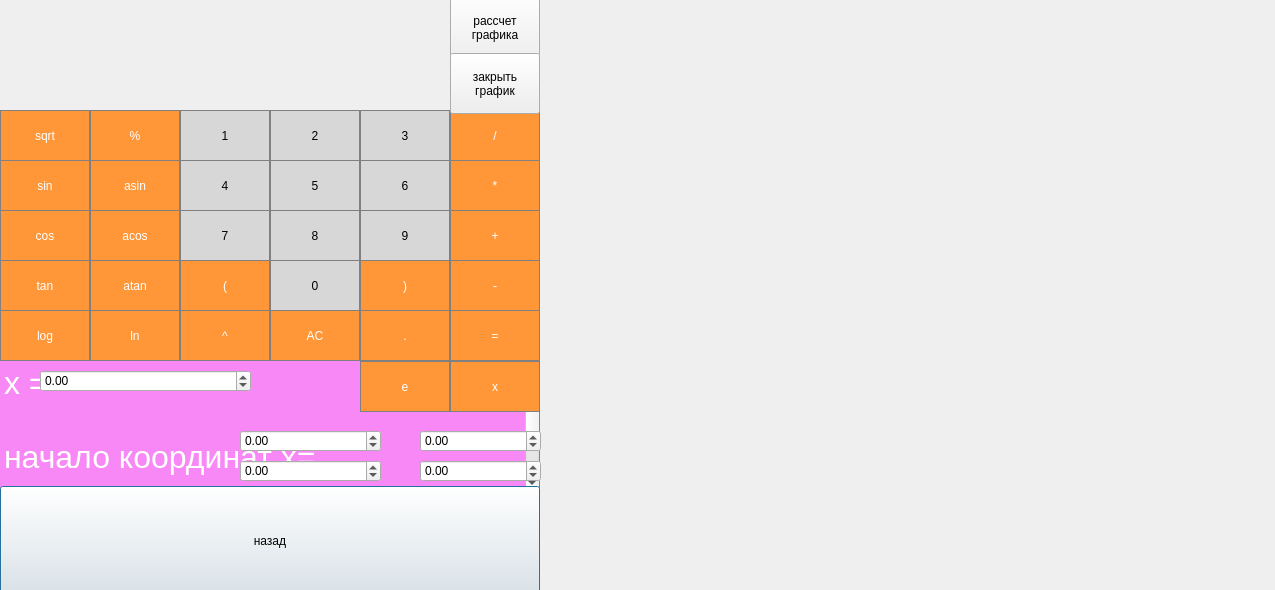
<?xml version="1.0" encoding="UTF-8"?>
<ui version="4.0">
 <class>defoltwindow</class>
 <widget class="QDialog" name="defoltwindow">
  <property name="enabled">
   <bool>true</bool>
  </property>
  <property name="geometry">
   <rect>
    <x>0</x>
    <y>0</y>
    <width>1275</width>
    <height>590</height>
   </rect>
  </property>
  <property name="windowTitle">
   <string>дефолтный калькулятор</string>
  </property>
  <widget class="QPushButton" name="back">
   <property name="enabled">
    <bool>true</bool>
   </property>
   <property name="geometry">
    <rect>
     <x>0</x>
     <y>486</y>
     <width>540</width>
     <height>109</height>
    </rect>
   </property>
   <property name="text">
    <string>назад</string>
   </property>
  </widget>
  <widget class="QPushButton" name="num0">
   <property name="geometry">
    <rect>
     <x>270</x>
     <y>260</y>
     <width>90</width>
     <height>51</height>
    </rect>
   </property>
   <property name="styleSheet">
    <string notr="true">QPushButton {
  background-color: rgb(215, 215, 215);
  border: 1px solid gray;
}
QPushButton:pressed {
    background-color: qlineargradient(x1: 0, y1: 0, x2: 0, y2: 1,
                                      stop: 0 #BEBEBE, stop: 1 #D7D7D7);
}</string>
   </property>
   <property name="text">
    <string>0</string>
   </property>
   <property name="shortcut">
    <string>0</string>
   </property>
   <attribute name="buttonGroup">
    <string notr="true">digits</string>
   </attribute>
  </widget>
  <widget class="QPushButton" name="button_sqrt">
   <property name="geometry">
    <rect>
     <x>0</x>
     <y>110</y>
     <width>90</width>
     <height>51</height>
    </rect>
   </property>
   <property name="styleSheet">
    <string notr="true">QPushButton {
  background-color: rgb(255, 151, 57);
  color: white; 
  border: 1px solid gray;
}

QPushButton:pressed {
    background-color: qlineargradient(x1: 0, y1: 0, x2: 0, y2: 1,
                                      stop: 0 #FF7832, stop: 1 #FF9739);
}</string>
   </property>
   <property name="text">
    <string>sqrt</string>
   </property>
   <property name="shortcut">
    <string>Q</string>
   </property>
   <attribute name="buttonGroup">
    <string notr="true">function_buttons</string>
   </attribute>
  </widget>
  <widget class="QPushButton" name="num7">
   <property name="geometry">
    <rect>
     <x>180</x>
     <y>210</y>
     <width>90</width>
     <height>51</height>
    </rect>
   </property>
   <property name="styleSheet">
    <string notr="true">QPushButton {
  background-color: rgb(215, 215, 215);
  border: 1px solid gray;
}
QPushButton:pressed {
    background-color: qlineargradient(x1: 0, y1: 0, x2: 0, y2: 1,
                                      stop: 0 #BEBEBE, stop: 1 #D7D7D7);
}</string>
   </property>
   <property name="text">
    <string>7</string>
   </property>
   <property name="shortcut">
    <string>7</string>
   </property>
   <attribute name="buttonGroup">
    <string notr="true">digits</string>
   </attribute>
  </widget>
  <widget class="QPushButton" name="num3">
   <property name="geometry">
    <rect>
     <x>360</x>
     <y>110</y>
     <width>90</width>
     <height>51</height>
    </rect>
   </property>
   <property name="styleSheet">
    <string notr="true">QPushButton {
  background-color: rgb(215, 215, 215);
  border: 1px solid gray;
}
QPushButton:pressed {
    background-color: qlineargradient(x1: 0, y1: 0, x2: 0, y2: 1,
                                      stop: 0 #BEBEBE, stop: 1 #D7D7D7);
}</string>
   </property>
   <property name="text">
    <string>3</string>
   </property>
   <property name="shortcut">
    <string>3</string>
   </property>
   <attribute name="buttonGroup">
    <string notr="true">digits</string>
   </attribute>
  </widget>
  <widget class="QPushButton" name="plus">
   <property name="geometry">
    <rect>
     <x>450</x>
     <y>210</y>
     <width>90</width>
     <height>51</height>
    </rect>
   </property>
   <property name="styleSheet">
    <string notr="true">QPushButton {
  background-color: rgb(255, 151, 57);
  color: white; 
  border: 1px solid gray;
}

QPushButton:pressed {
    background-color: qlineargradient(x1: 0, y1: 0, x2: 0, y2: 1,
                                      stop: 0 #FF7832, stop: 1 #FF9739);
}</string>
   </property>
   <property name="text">
    <string>+</string>
   </property>
   <property name="shortcut">
    <string>+</string>
   </property>
   <attribute name="buttonGroup">
    <string notr="true">operation_buttons</string>
   </attribute>
  </widget>
  <widget class="QPushButton" name="button_mod">
   <property name="geometry">
    <rect>
     <x>90</x>
     <y>110</y>
     <width>90</width>
     <height>51</height>
    </rect>
   </property>
   <property name="styleSheet">
    <string notr="true">QPushButton {
  background-color: rgb(255, 151, 57);
  color: white; 
  border: 1px solid gray;
}

QPushButton:pressed {
    background-color: qlineargradient(x1: 0, y1: 0, x2: 0, y2: 1,
                                      stop: 0 #FF7832, stop: 1 #FF9739);
}</string>
   </property>
   <property name="text">
    <string>%</string>
   </property>
   <property name="shortcut">
    <string>%</string>
   </property>
   <attribute name="buttonGroup">
    <string notr="true">operation_buttons</string>
   </attribute>
  </widget>
  <widget class="QPushButton" name="num9">
   <property name="geometry">
    <rect>
     <x>360</x>
     <y>210</y>
     <width>90</width>
     <height>51</height>
    </rect>
   </property>
   <property name="styleSheet">
    <string notr="true">QPushButton {
  background-color: rgb(215, 215, 215);
  border: 1px solid gray;
}
QPushButton:pressed {
    background-color: qlineargradient(x1: 0, y1: 0, x2: 0, y2: 1,
                                      stop: 0 #BEBEBE, stop: 1 #D7D7D7);
}</string>
   </property>
   <property name="text">
    <string>9</string>
   </property>
   <property name="shortcut">
    <string>9</string>
   </property>
   <attribute name="buttonGroup">
    <string notr="true">digits</string>
   </attribute>
  </widget>
  <widget class="QPushButton" name="button_sin">
   <property name="geometry">
    <rect>
     <x>0</x>
     <y>160</y>
     <width>90</width>
     <height>51</height>
    </rect>
   </property>
   <property name="styleSheet">
    <string notr="true">QPushButton {
  background-color: rgb(255, 151, 57);
  color: white; 
  border: 1px solid gray;
}

QPushButton:pressed {
    background-color: qlineargradient(x1: 0, y1: 0, x2: 0, y2: 1,
                                      stop: 0 #FF7832, stop: 1 #FF9739);
}</string>
   </property>
   <property name="text">
    <string>sin</string>
   </property>
   <property name="shortcut">
    <string>S</string>
   </property>
   <attribute name="buttonGroup">
    <string notr="true">function_buttons</string>
   </attribute>
  </widget>
  <widget class="QPushButton" name="mult">
   <property name="geometry">
    <rect>
     <x>450</x>
     <y>160</y>
     <width>90</width>
     <height>51</height>
    </rect>
   </property>
   <property name="styleSheet">
    <string notr="true">QPushButton {
  background-color: rgb(255, 151, 57);
  color: white; 
  border: 1px solid gray;
}

QPushButton:pressed {
    background-color: qlineargradient(x1: 0, y1: 0, x2: 0, y2: 1,
                                      stop: 0 #FF7832, stop: 1 #FF9739);
}</string>
   </property>
   <property name="text">
    <string>*</string>
   </property>
   <property name="shortcut">
    <string>*</string>
   </property>
   <attribute name="buttonGroup">
    <string notr="true">operation_buttons</string>
   </attribute>
  </widget>
  <widget class="QPushButton" name="button_atan">
   <property name="geometry">
    <rect>
     <x>90</x>
     <y>260</y>
     <width>90</width>
     <height>51</height>
    </rect>
   </property>
   <property name="styleSheet">
    <string notr="true">QPushButton {
  background-color: rgb(255, 151, 57);
  color: white; 
  border: 1px solid gray;
}

QPushButton:pressed {
    background-color: qlineargradient(x1: 0, y1: 0, x2: 0, y2: 1,
                                      stop: 0 #FF7832, stop: 1 #FF9739);
}</string>
   </property>
   <property name="text">
    <string>atan</string>
   </property>
   <attribute name="buttonGroup">
    <string notr="true">function_buttons</string>
   </attribute>
  </widget>
  <widget class="QPushButton" name="num2">
   <property name="geometry">
    <rect>
     <x>270</x>
     <y>110</y>
     <width>90</width>
     <height>51</height>
    </rect>
   </property>
   <property name="styleSheet">
    <string notr="true">QPushButton {
  background-color: rgb(215, 215, 215);
  border: 1px solid gray;
}
QPushButton:pressed {
    background-color: qlineargradient(x1: 0, y1: 0, x2: 0, y2: 1,
                                      stop: 0 #BEBEBE, stop: 1 #D7D7D7);
}</string>
   </property>
   <property name="text">
    <string>2</string>
   </property>
   <property name="shortcut">
    <string>2</string>
   </property>
   <attribute name="buttonGroup">
    <string notr="true">digits</string>
   </attribute>
  </widget>
  <widget class="QPushButton" name="button_feft_bracket">
   <property name="geometry">
    <rect>
     <x>180</x>
     <y>260</y>
     <width>90</width>
     <height>51</height>
    </rect>
   </property>
   <property name="styleSheet">
    <string notr="true">QPushButton {
  background-color: rgb(255, 151, 57);
  color: white; 
  border: 1px solid gray;
}

QPushButton:pressed {
    background-color: qlineargradient(x1: 0, y1: 0, x2: 0, y2: 1,
                                      stop: 0 #FF7832, stop: 1 #FF9739);
}</string>
   </property>
   <property name="text">
    <string>(</string>
   </property>
   <property name="shortcut">
    <string>(</string>
   </property>
   <attribute name="buttonGroup">
    <string notr="true">digits</string>
   </attribute>
  </widget>
  <widget class="QPushButton" name="button_tan">
   <property name="geometry">
    <rect>
     <x>0</x>
     <y>260</y>
     <width>90</width>
     <height>51</height>
    </rect>
   </property>
   <property name="styleSheet">
    <string notr="true">QPushButton {
  background-color: rgb(255, 151, 57);
  color: white; 
  border: 1px solid gray;
}

QPushButton:pressed {
    background-color: qlineargradient(x1: 0, y1: 0, x2: 0, y2: 1,
                                      stop: 0 #FF7832, stop: 1 #FF9739);
}</string>
   </property>
   <property name="text">
    <string>tan</string>
   </property>
   <property name="shortcut">
    <string>T</string>
   </property>
   <attribute name="buttonGroup">
    <string notr="true">function_buttons</string>
   </attribute>
  </widget>
  <widget class="QPushButton" name="button_asin">
   <property name="geometry">
    <rect>
     <x>90</x>
     <y>160</y>
     <width>90</width>
     <height>51</height>
    </rect>
   </property>
   <property name="styleSheet">
    <string notr="true">QPushButton {
  background-color: rgb(255, 151, 57);
  color: white; 
  border: 1px solid gray;
}

QPushButton:pressed {
    background-color: qlineargradient(x1: 0, y1: 0, x2: 0, y2: 1,
                                      stop: 0 #FF7832, stop: 1 #FF9739);
}</string>
   </property>
   <property name="text">
    <string>asin</string>
   </property>
   <attribute name="buttonGroup">
    <string notr="true">function_buttons</string>
   </attribute>
  </widget>
  <widget class="QPushButton" name="result">
   <property name="geometry">
    <rect>
     <x>450</x>
     <y>310</y>
     <width>90</width>
     <height>51</height>
    </rect>
   </property>
   <property name="styleSheet">
    <string notr="true">QPushButton {
  background-color: rgb(255, 151, 57);
  color: white; 
  border: 1px solid gray;
}

QPushButton:pressed {
    background-color: qlineargradient(x1: 0, y1: 0, x2: 0, y2: 1,
                                      stop: 0 #FF7832, stop: 1 #FF9739);
}</string>
   </property>
   <property name="text">
    <string>=</string>
   </property>
   <property name="shortcut">
    <string>Return</string>
   </property>
  </widget>
  <widget class="QPushButton" name="button_point">
   <property name="geometry">
    <rect>
     <x>360</x>
     <y>310</y>
     <width>90</width>
     <height>51</height>
    </rect>
   </property>
   <property name="styleSheet">
    <string notr="true">QPushButton {
  background-color: rgb(255, 151, 57);
  color: white; 
  border: 1px solid gray;
}

QPushButton:pressed {
    background-color: qlineargradient(x1: 0, y1: 0, x2: 0, y2: 1,
                                      stop: 0 #FF7832, stop: 1 #FF9739);
}</string>
   </property>
   <property name="text">
    <string>.</string>
   </property>
   <property name="shortcut">
    <string>.</string>
   </property>
   <attribute name="buttonGroup">
    <string notr="true">operation_buttons</string>
   </attribute>
  </widget>
  <widget class="QPushButton" name="num8">
   <property name="geometry">
    <rect>
     <x>270</x>
     <y>210</y>
     <width>90</width>
     <height>51</height>
    </rect>
   </property>
   <property name="styleSheet">
    <string notr="true">QPushButton {
  background-color: rgb(215, 215, 215);
  border: 1px solid gray;
}
QPushButton:pressed {
    background-color: qlineargradient(x1: 0, y1: 0, x2: 0, y2: 1,
                                      stop: 0 #BEBEBE, stop: 1 #D7D7D7);
}</string>
   </property>
   <property name="text">
    <string>8</string>
   </property>
   <property name="shortcut">
    <string>8</string>
   </property>
   <attribute name="buttonGroup">
    <string notr="true">digits</string>
   </attribute>
  </widget>
  <widget class="QPushButton" name="button_acos">
   <property name="geometry">
    <rect>
     <x>90</x>
     <y>210</y>
     <width>90</width>
     <height>51</height>
    </rect>
   </property>
   <property name="styleSheet">
    <string notr="true">QPushButton {
  background-color: rgb(255, 151, 57);
  color: white; 
  border: 1px solid gray;
}

QPushButton:pressed {
    background-color: qlineargradient(x1: 0, y1: 0, x2: 0, y2: 1,
                                      stop: 0 #FF7832, stop: 1 #FF9739);
}</string>
   </property>
   <property name="text">
    <string>acos</string>
   </property>
   <attribute name="buttonGroup">
    <string notr="true">function_buttons</string>
   </attribute>
  </widget>
  <widget class="QPushButton" name="division">
   <property name="geometry">
    <rect>
     <x>450</x>
     <y>110</y>
     <width>90</width>
     <height>51</height>
    </rect>
   </property>
   <property name="styleSheet">
    <string notr="true">QPushButton {
  background-color: rgb(255, 151, 57);
  color: white; 
  border: 1px solid gray;
}

QPushButton:pressed {
    background-color: qlineargradient(x1: 0, y1: 0, x2: 0, y2: 1,
                                      stop: 0 #FF7832, stop: 1 #FF9739);
}</string>
   </property>
   <property name="text">
    <string>/</string>
   </property>
   <property name="shortcut">
    <string>/</string>
   </property>
   <attribute name="buttonGroup">
    <string notr="true">operation_buttons</string>
   </attribute>
  </widget>
  <widget class="QPushButton" name="button_log">
   <property name="geometry">
    <rect>
     <x>0</x>
     <y>310</y>
     <width>90</width>
     <height>51</height>
    </rect>
   </property>
   <property name="styleSheet">
    <string notr="true">QPushButton {
  background-color: rgb(255, 151, 57);
  color: white; 
  border: 1px solid gray;
}

QPushButton:pressed {
    background-color: qlineargradient(x1: 0, y1: 0, x2: 0, y2: 1,
                                      stop: 0 #FF7832, stop: 1 #FF9739);
}</string>
   </property>
   <property name="text">
    <string>log</string>
   </property>
   <property name="shortcut">
    <string>G</string>
   </property>
   <attribute name="buttonGroup">
    <string notr="true">function_buttons</string>
   </attribute>
  </widget>
  <widget class="QPushButton" name="button_pow">
   <property name="geometry">
    <rect>
     <x>180</x>
     <y>310</y>
     <width>90</width>
     <height>51</height>
    </rect>
   </property>
   <property name="styleSheet">
    <string notr="true">QPushButton {
  background-color: rgb(255, 151, 57);
  color: white; 
  border: 1px solid gray;
}

QPushButton:pressed {
    background-color: qlineargradient(x1: 0, y1: 0, x2: 0, y2: 1,
                                      stop: 0 #FF7832, stop: 1 #FF9739);
}</string>
   </property>
   <property name="text">
    <string>^</string>
   </property>
   <property name="shortcut">
    <string>^</string>
   </property>
   <attribute name="buttonGroup">
    <string notr="true">function_buttons</string>
   </attribute>
  </widget>
  <widget class="QPushButton" name="button_cos">
   <property name="geometry">
    <rect>
     <x>0</x>
     <y>210</y>
     <width>90</width>
     <height>51</height>
    </rect>
   </property>
   <property name="styleSheet">
    <string notr="true">QPushButton {
  background-color: rgb(255, 151, 57);
  color: white; 
  border: 1px solid gray;
}

QPushButton:pressed {
    background-color: qlineargradient(x1: 0, y1: 0, x2: 0, y2: 1,
                                      stop: 0 #FF7832, stop: 1 #FF9739);
}</string>
   </property>
   <property name="text">
    <string>cos</string>
   </property>
   <property name="shortcut">
    <string>C</string>
   </property>
   <attribute name="buttonGroup">
    <string notr="true">function_buttons</string>
   </attribute>
  </widget>
  <widget class="QPushButton" name="button_ln">
   <property name="geometry">
    <rect>
     <x>90</x>
     <y>310</y>
     <width>90</width>
     <height>51</height>
    </rect>
   </property>
   <property name="styleSheet">
    <string notr="true">QPushButton {
  background-color: rgb(255, 151, 57);
  color: white; 
  border: 1px solid gray;
}

QPushButton:pressed {
    background-color: qlineargradient(x1: 0, y1: 0, x2: 0, y2: 1,
                                      stop: 0 #FF7832, stop: 1 #FF9739);
}</string>
   </property>
   <property name="text">
    <string>ln</string>
   </property>
   <property name="shortcut">
    <string>L</string>
   </property>
   <attribute name="buttonGroup">
    <string notr="true">function_buttons</string>
   </attribute>
  </widget>
  <widget class="QPushButton" name="num6">
   <property name="geometry">
    <rect>
     <x>360</x>
     <y>160</y>
     <width>90</width>
     <height>51</height>
    </rect>
   </property>
   <property name="styleSheet">
    <string notr="true">QPushButton {
  background-color: rgb(215, 215, 215);
  border: 1px solid gray;
}
QPushButton:pressed {
    background-color: qlineargradient(x1: 0, y1: 0, x2: 0, y2: 1,
                                      stop: 0 #BEBEBE, stop: 1 #D7D7D7);
}</string>
   </property>
   <property name="text">
    <string>6</string>
   </property>
   <property name="shortcut">
    <string>6</string>
   </property>
   <attribute name="buttonGroup">
    <string notr="true">digits</string>
   </attribute>
  </widget>
  <widget class="QPushButton" name="delete_btn">
   <property name="geometry">
    <rect>
     <x>270</x>
     <y>310</y>
     <width>90</width>
     <height>51</height>
    </rect>
   </property>
   <property name="styleSheet">
    <string notr="true">QPushButton {
  background-color: rgb(255, 151, 57);
  color: white; 
  border: 1px solid gray;
}

QPushButton:pressed {
    background-color: qlineargradient(x1: 0, y1: 0, x2: 0, y2: 1,
                                      stop: 0 #FF7832, stop: 1 #FF9739);
}</string>
   </property>
   <property name="text">
    <string>AC</string>
   </property>
   <property name="shortcut">
    <string>Backspace</string>
   </property>
  </widget>
  <widget class="QPushButton" name="num4">
   <property name="geometry">
    <rect>
     <x>180</x>
     <y>160</y>
     <width>90</width>
     <height>51</height>
    </rect>
   </property>
   <property name="styleSheet">
    <string notr="true">QPushButton {
  background-color: rgb(215, 215, 215);
  border: 1px solid gray;
}
QPushButton:pressed {
    background-color: qlineargradient(x1: 0, y1: 0, x2: 0, y2: 1,
                                      stop: 0 #BEBEBE, stop: 1 #D7D7D7);
}</string>
   </property>
   <property name="text">
    <string>4</string>
   </property>
   <property name="shortcut">
    <string>4</string>
   </property>
   <attribute name="buttonGroup">
    <string notr="true">digits</string>
   </attribute>
  </widget>
  <widget class="QPushButton" name="num5">
   <property name="geometry">
    <rect>
     <x>270</x>
     <y>160</y>
     <width>90</width>
     <height>51</height>
    </rect>
   </property>
   <property name="styleSheet">
    <string notr="true">QPushButton {
  background-color: rgb(215, 215, 215);
  border: 1px solid gray;
}
QPushButton:pressed {
    background-color: qlineargradient(x1: 0, y1: 0, x2: 0, y2: 1,
                                      stop: 0 #BEBEBE, stop: 1 #D7D7D7);
}</string>
   </property>
   <property name="text">
    <string>5</string>
   </property>
   <property name="shortcut">
    <string>5</string>
   </property>
   <attribute name="buttonGroup">
    <string notr="true">digits</string>
   </attribute>
  </widget>
  <widget class="QPushButton" name="button_right_bracket">
   <property name="geometry">
    <rect>
     <x>360</x>
     <y>260</y>
     <width>90</width>
     <height>51</height>
    </rect>
   </property>
   <property name="styleSheet">
    <string notr="true">QPushButton {
  background-color: rgb(255, 151, 57);
  color: white; 
  border: 1px solid gray;
}

QPushButton:pressed {
    background-color: qlineargradient(x1: 0, y1: 0, x2: 0, y2: 1,
                                      stop: 0 #FF7832, stop: 1 #FF9739);
}</string>
   </property>
   <property name="text">
    <string>)</string>
   </property>
   <property name="shortcut">
    <string>)</string>
   </property>
   <attribute name="buttonGroup">
    <string notr="true">digits</string>
   </attribute>
  </widget>
  <widget class="QPushButton" name="num1">
   <property name="geometry">
    <rect>
     <x>180</x>
     <y>110</y>
     <width>90</width>
     <height>51</height>
    </rect>
   </property>
   <property name="styleSheet">
    <string notr="true">QPushButton {
  background-color: rgb(215, 215, 215);
  border: 1px solid gray;
}
QPushButton:pressed {
    background-color: qlineargradient(x1: 0, y1: 0, x2: 0, y2: 1,
                                      stop: 0 #BEBEBE, stop: 1 #D7D7D7);
}</string>
   </property>
   <property name="text">
    <string>1</string>
   </property>
   <property name="shortcut">
    <string>1</string>
   </property>
   <attribute name="buttonGroup">
    <string notr="true">digits</string>
   </attribute>
  </widget>
  <widget class="QLabel" name="result_number">
   <property name="geometry">
    <rect>
     <x>-10</x>
     <y>0</y>
     <width>461</width>
     <height>111</height>
    </rect>
   </property>
   <property name="font">
    <font>
     <pointsize>25</pointsize>
    </font>
   </property>
   <property name="layoutDirection">
    <enum>Qt::RightToLeft</enum>
   </property>
   <property name="autoFillBackground">
    <bool>false</bool>
   </property>
   <property name="styleSheet">
    <string notr="true">QLabel {
  qproperty-alignment: 'AlignVCenter | AlignRight';
  border: 1px solid gray;
}

background-color : white;</string>
   </property>
   <property name="text">
    <string/>
   </property>
   <property name="alignment">
    <set>Qt::AlignRight|Qt::AlignTrailing|Qt::AlignVCenter</set>
   </property>
  </widget>
  <widget class="QPushButton" name="minus">
   <property name="geometry">
    <rect>
     <x>450</x>
     <y>260</y>
     <width>90</width>
     <height>51</height>
    </rect>
   </property>
   <property name="styleSheet">
    <string notr="true">QPushButton {
  background-color: rgb(255, 151, 57);
  color: white; 
  border: 1px solid gray;
}

QPushButton:pressed {
    background-color: qlineargradient(x1: 0, y1: 0, x2: 0, y2: 1,
                                      stop: 0 #FF7832, stop: 1 #FF9739);
}</string>
   </property>
   <property name="text">
    <string>-</string>
   </property>
   <property name="shortcut">
    <string>-</string>
   </property>
   <attribute name="buttonGroup">
    <string notr="true">operation_buttons</string>
   </attribute>
  </widget>
  <widget class="QPushButton" name="graf_open">
   <property name="geometry">
    <rect>
     <x>450</x>
     <y>-8</y>
     <width>90</width>
     <height>71</height>
    </rect>
   </property>
   <property name="text">
    <string>рассчет
графика</string>
   </property>
  </widget>
  <widget class="QDoubleSpinBox" name="result_x">
   <property name="geometry">
    <rect>
     <x>40</x>
     <y>370</y>
     <width>211</width>
     <height>22</height>
    </rect>
   </property>
   <property name="minimum">
    <double>-999999999999999983222784.000000000000000</double>
   </property>
   <property name="maximum">
    <double>100000000000000004764729344.000000000000000</double>
   </property>
  </widget>
  <widget class="QTextBrowser" name="textBrowser">
   <property name="geometry">
    <rect>
     <x>-1</x>
     <y>360</y>
     <width>541</width>
     <height>131</height>
    </rect>
   </property>
   <property name="styleSheet">
    <string notr="true">QTextBrowser {

	background-color: rgba(255, 34, 251, 128);
  color: white;
  border: 1px solid gray;
}</string>
   </property>
   <property name="html">
    <string>&lt;!DOCTYPE HTML PUBLIC &quot;-//W3C//DTD HTML 4.0//EN&quot; &quot;http://www.w3.org/TR/REC-html40/strict.dtd&quot;&gt;
&lt;html&gt;&lt;head&gt;&lt;meta name=&quot;qrichtext&quot; content=&quot;1&quot; /&gt;&lt;meta charset=&quot;utf-8&quot; /&gt;&lt;style type=&quot;text/css&quot;&gt;
p, li { white-space: pre-wrap; }
&lt;/style&gt;&lt;/head&gt;&lt;body style=&quot; font-family:'.AppleSystemUIFont'; font-size:13pt; font-weight:400; font-style:normal;&quot;&gt;
&lt;p style=&quot; margin-top:0px; margin-bottom:0px; margin-left:0px; margin-right:0px; -qt-block-indent:0; text-indent:0px;&quot;&gt;&lt;span style=&quot; font-size:24pt;&quot;&gt;x =&lt;/span&gt;&lt;/p&gt;
&lt;p style=&quot;-qt-paragraph-type:empty; margin-top:0px; margin-bottom:0px; margin-left:0px; margin-right:0px; -qt-block-indent:0; text-indent:0px; font-size:24pt;&quot;&gt;&lt;br /&gt;&lt;/p&gt;
&lt;p style=&quot; margin-top:0px; margin-bottom:0px; margin-left:0px; margin-right:0px; -qt-block-indent:0; text-indent:0px;&quot;&gt;&lt;span style=&quot; font-size:24pt;&quot;&gt;начало координат x=                            y=&lt;/span&gt;&lt;/p&gt;
&lt;p style=&quot; margin-top:0px; margin-bottom:0px; margin-left:0px; margin-right:0px; -qt-block-indent:0; text-indent:0px;&quot;&gt;&lt;span style=&quot; font-size:24pt;&quot;&gt;конец  координат  x=                            y=&lt;/span&gt;&lt;/p&gt;&lt;/body&gt;&lt;/html&gt;</string>
   </property>
  </widget>
  <widget class="QPushButton" name="but_x">
   <property name="geometry">
    <rect>
     <x>450</x>
     <y>361</y>
     <width>90</width>
     <height>51</height>
    </rect>
   </property>
   <property name="styleSheet">
    <string notr="true">QPushButton {
  background-color: rgb(255, 151, 57);
  color: white; 
  border: 1px solid gray;
}

QPushButton:pressed {
    background-color: qlineargradient(x1: 0, y1: 0, x2: 0, y2: 1,
                                      stop: 0 #FF7832, stop: 1 #FF9739);
}</string>
   </property>
   <property name="text">
    <string>x</string>
   </property>
   <property name="shortcut">
    <string>X</string>
   </property>
   <attribute name="buttonGroup">
    <string notr="true">operation_buttons</string>
   </attribute>
  </widget>
  <widget class="QDoubleSpinBox" name="result_x_min">
   <property name="geometry">
    <rect>
     <x>240</x>
     <y>430</y>
     <width>141</width>
     <height>22</height>
    </rect>
   </property>
   <property name="minimum">
    <double>-1000000.000000000000000</double>
   </property>
   <property name="maximum">
    <double>1000000.000000000000000</double>
   </property>
  </widget>
  <widget class="QDoubleSpinBox" name="result_x_max">
   <property name="geometry">
    <rect>
     <x>240</x>
     <y>460</y>
     <width>141</width>
     <height>22</height>
    </rect>
   </property>
   <property name="minimum">
    <double>-1000000.000000000000000</double>
   </property>
   <property name="maximum">
    <double>1000000.000000000000000</double>
   </property>
  </widget>
  <widget class="QDoubleSpinBox" name="result_y_min">
   <property name="geometry">
    <rect>
     <x>420</x>
     <y>430</y>
     <width>121</width>
     <height>22</height>
    </rect>
   </property>
   <property name="minimum">
    <double>-1000000.000000000000000</double>
   </property>
   <property name="maximum">
    <double>1000000.000000000000000</double>
   </property>
  </widget>
  <widget class="QDoubleSpinBox" name="result_y_max">
   <property name="geometry">
    <rect>
     <x>420</x>
     <y>460</y>
     <width>121</width>
     <height>22</height>
    </rect>
   </property>
   <property name="minimum">
    <double>-1000000.000000000000000</double>
   </property>
   <property name="maximum">
    <double>1000000.000000000000000</double>
   </property>
  </widget>
  <widget class="QPushButton" name="but_ex">
   <property name="geometry">
    <rect>
     <x>360</x>
     <y>361</y>
     <width>90</width>
     <height>51</height>
    </rect>
   </property>
   <property name="styleSheet">
    <string notr="true">QPushButton {
  background-color: rgb(255, 151, 57);
  color: white; 
  border: 1px solid gray;
}

QPushButton:pressed {
    background-color: qlineargradient(x1: 0, y1: 0, x2: 0, y2: 1,
                                      stop: 0 #FF7832, stop: 1 #FF9739);
}</string>
   </property>
   <property name="text">
    <string>e</string>
   </property>
   <property name="shortcut">
    <string>E</string>
   </property>
   <attribute name="buttonGroup">
    <string notr="true">operation_buttons</string>
   </attribute>
  </widget>
  <widget class="QPushButton" name="graf_close">
   <property name="geometry">
    <rect>
     <x>450</x>
     <y>53</y>
     <width>90</width>
     <height>61</height>
    </rect>
   </property>
   <property name="text">
    <string>закрыть
график</string>
   </property>
  </widget>
  <widget class="QCustomPlot" name="graf" native="true">
   <property name="geometry">
    <rect>
     <x>540</x>
     <y>0</y>
     <width>731</width>
     <height>591</height>
    </rect>
   </property>
  </widget>
  <zorder>textBrowser</zorder>
  <zorder>back</zorder>
  <zorder>num0</zorder>
  <zorder>button_sqrt</zorder>
  <zorder>num7</zorder>
  <zorder>num3</zorder>
  <zorder>plus</zorder>
  <zorder>button_mod</zorder>
  <zorder>num9</zorder>
  <zorder>button_sin</zorder>
  <zorder>mult</zorder>
  <zorder>button_atan</zorder>
  <zorder>num2</zorder>
  <zorder>button_feft_bracket</zorder>
  <zorder>button_tan</zorder>
  <zorder>button_asin</zorder>
  <zorder>result</zorder>
  <zorder>button_point</zorder>
  <zorder>num8</zorder>
  <zorder>button_acos</zorder>
  <zorder>division</zorder>
  <zorder>button_log</zorder>
  <zorder>button_pow</zorder>
  <zorder>button_cos</zorder>
  <zorder>button_ln</zorder>
  <zorder>num6</zorder>
  <zorder>delete_btn</zorder>
  <zorder>num4</zorder>
  <zorder>num5</zorder>
  <zorder>button_right_bracket</zorder>
  <zorder>num1</zorder>
  <zorder>result_number</zorder>
  <zorder>minus</zorder>
  <zorder>graf_open</zorder>
  <zorder>result_x</zorder>
  <zorder>but_x</zorder>
  <zorder>result_x_min</zorder>
  <zorder>result_x_max</zorder>
  <zorder>result_y_min</zorder>
  <zorder>result_y_max</zorder>
  <zorder>but_ex</zorder>
  <zorder>graf_close</zorder>
  <zorder>graf</zorder>
 </widget>
 <customwidgets>
  <customwidget>
   <class>QCustomPlot</class>
   <extends>QWidget</extends>
   <header location="global">../library/qcustomplot.h</header>
   <container>1</container>
  </customwidget>
 </customwidgets>
 <resources/>
 <connections/>
 <buttongroups>
  <buttongroup name="function_buttons"/>
  <buttongroup name="operation_buttons"/>
  <buttongroup name="digits"/>
 </buttongroups>
</ui>
